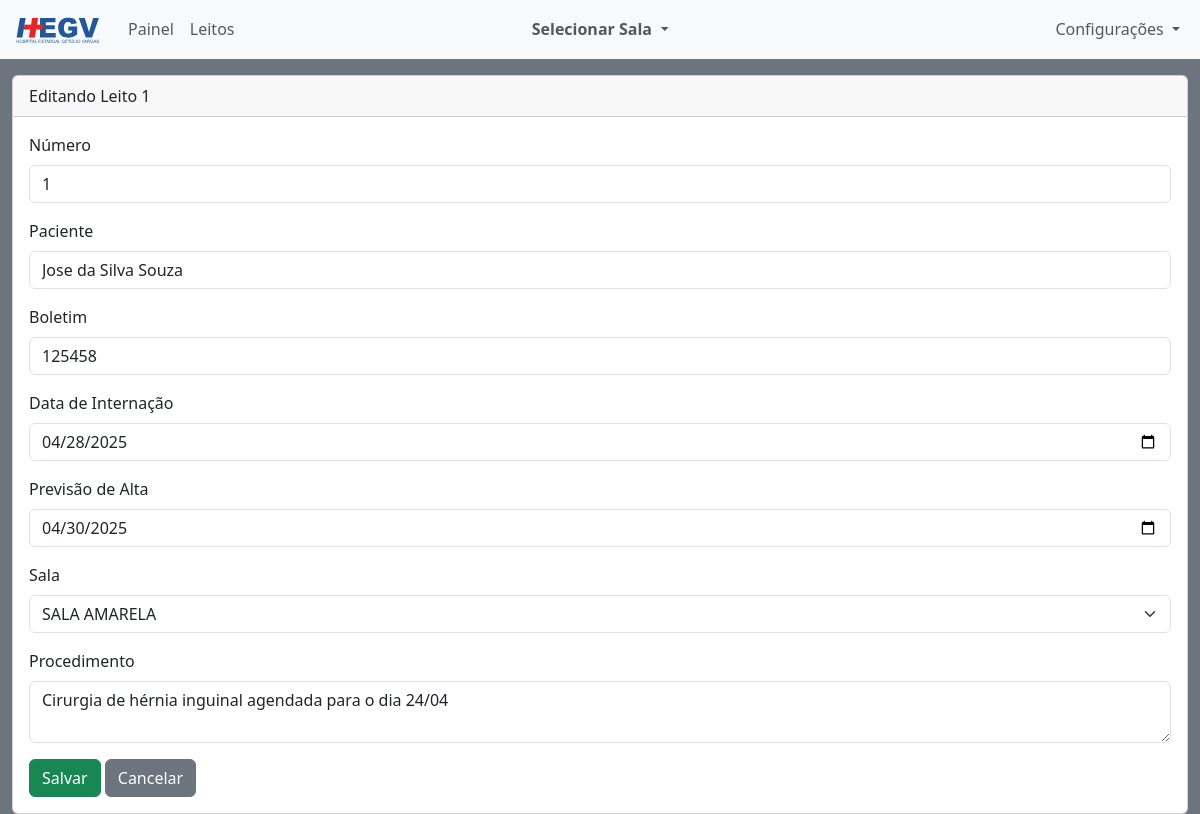
Page /leito/1/editar/ on the earlier database version.
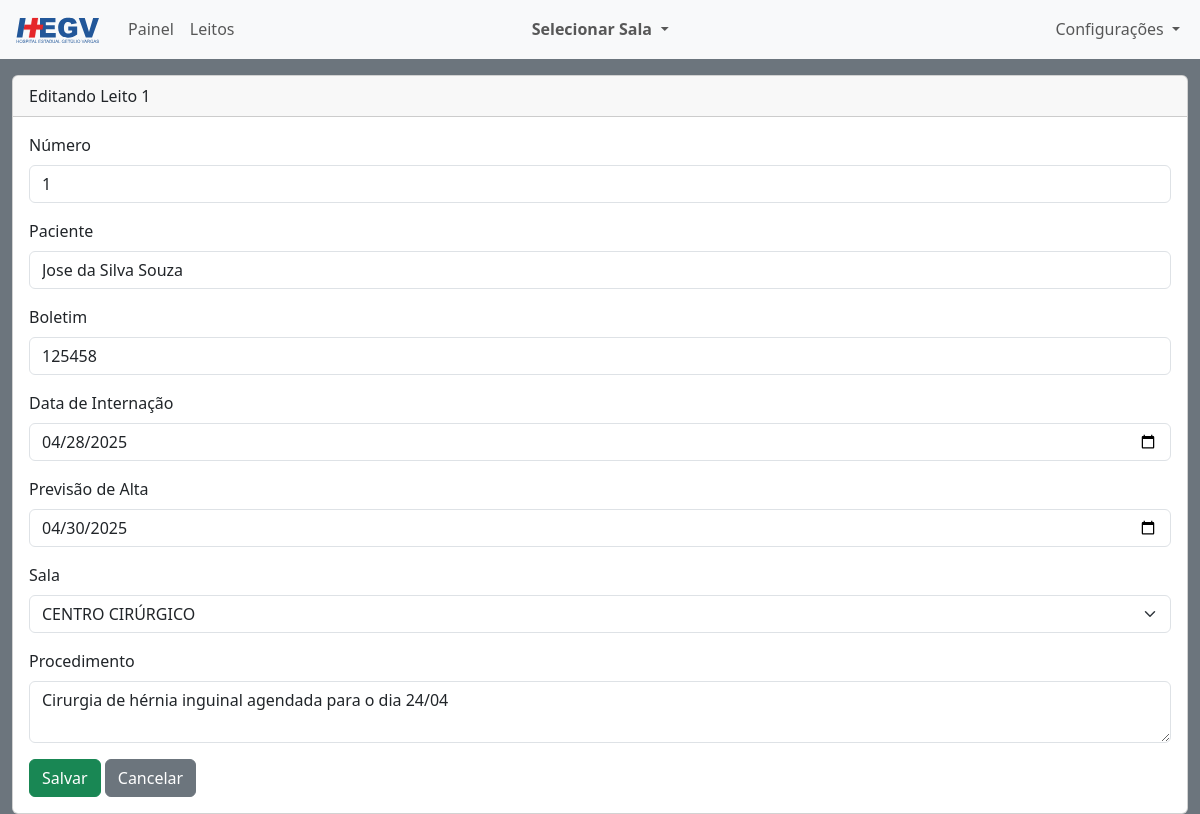
Same page on the later database version.
### app_painel_hegv/models.py (models this page shows)
class Leito(models.Model):
    SALAS = [
        ('AMA', 'SALA AMARELA'),
        ('CM', 'CLINICA MÉDICA'),
        ('CC', 'CENTRO CIRÚRGICO'),
    ]
    numero = models.IntegerField(max_length=3)
    paciente = models.CharField(max_length=255, null=True)
    boletim = models.IntegerField(max_length=9, null=True)
    internacao = models.DateTimeField(null=True)
    alta = models.DateTimeField(null=True)
    sala = models.CharField(max_length=3, choices=SALAS)
    procedimento = models.TextField(blank=True, null=True)

### app_painel_hegv/views.py (the view)
# urls.py: path('leito/<int:id>/editar/', views.editar_leito_page, name='editar_leito_page'),
def editar_leito_page(request, id):
    leito = get_object_or_404(Leito, id=id)
    return render(request, 'leito-edit.html', {'leito': leito})

### app_painel_hegv/templates/leito-edit.html (shortened to what this page needs)
{% extends 'base-leitos.html' %}
{% block content %}
{% load static %}
<div class="container-fluid">
    <div class="card mt-3">
      <div class="card-header">
        Editando Leito {{ leito.numero }}
      </div>
      <div class="card-body">
  <form method="post" action="/api/update_leito/{{ leito.id }}/">
    <div class="mb-3">
      <label for="numero" class="form-label">Número</label>
      <input type="text" name="numero" class="form-control" value="{{ leito.numero }}">
    </div>
    <div class="mb-3">
      <label for="paciente" class="form-label">Paciente</label>
      <input type="text" name="paciente" class="form-control" value="{{ leito.paciente }}">
    </div>
    <div class="mb-3">
      <label for="boletim" class="form-label">Boletim</label>
      <input type="text" name="boletim" class="form-control" value="{{ leito.boletim }}">
    </div>
    <div class="mb-3">
      <label for="internacao" class="form-label">Data de Internação</label>
      <input type="date" name="internacao" class="form-control" value="{{ leito.internacao|date:'Y-m-d' }}">
    </div>
    <div class="mb-3">
      <label for="alta" class="form-label">Previsão de Alta</label>
      <input type="date" name="alta" class="form-control" value="{{ leito.alta|date:'Y-m-d' }}">
    </div>
    <div class="mb-3">
      <label for="sala" class="form-label">Sala</label>
      <select name="sala" class="form-select">
        {% for sigla, nome in leito.SALAS %}
          <option value="{{ sigla }}" {% if leito.sala == sigla %}selected{% endif %}>{{ nome }}</option>
        {% endfor %}
      </select>
    </div>
    <div class="mb-3">
      <label for="procedimento" class="form-label">Procedimento</label>
      <textarea name="procedimento" class="form-control">{{ leito.procedimento }}</textarea>
    </div>
    <button type="submit" class="btn btn-success">Salvar</button>
    <a href="/painel/" class="btn btn-secondary">Cancelar</a>
  </form>
      </div>
    </div>
  </div>
{% endblock %}

### app_painel_hegv/templates/base-leitos.html (shortened to what this page needs)
{% load static %}
<!doctype html>
<html lang="en">
  <head>
    <link href="https://cdn.jsdelivr.net/npm/bootstrap@5.3.5/dist/css/bootstrap.min.css" rel="stylesheet">
  </head>
  <body class="bg-secondary">
    <nav class="navbar navbar-expand-lg text-bg-light" data-bs-theme="light">
      <div class="container-fluid">
        <a class="navbar-brand" href="#">
        </a>
        <div class="collapse navbar-collapse" id="navbarSupportedContent">
          <ul class="navbar-nav me-auto mb-2 mb-lg-0">
            <li class="nav-item">
              {% if sala_nome %}
              <a class="nav-link" aria-current="page" href="/painel/{{ sala_nome }}/">Painel</a>
              {% else %}
              <a class="nav-link" aria-current="page" href="{% url 'painel' %}">Painel</a>
              {% endif %}
            </li>
            <li class="nav-item">
              {% if sala_nome %}
              <a class="nav-link" aria-current="page" href="/leitos/{{ sala_nome }}/">Leitos</a>
              {% else %}
              <a class="nav-link" aria-current="page" href="{% url 'leitos' %}">Leitos</a>
              {% endif %}
            </li>
          </ul>
          <div class="position-absolute start-50 translate-middle-x z-3">
            <ul class="navbar-nav">
              <li class="nav-item dropdown">
                <a class="nav-link dropdown-toggle" href="#" role="button" data-bs-toggle="dropdown" aria-expanded="false">
                  {% if sala_nome %}
                    <strong>{{ sala_nome }}</strong>
                  {% else %}
                    <strong>Selecionar Sala</strong>
                  {% endif %}
                </a>
              </li>
            </ul>
          </div>
          <div class="d-flex">
            <ul class="navbar-nav me-auto mb-2 mb-lg-0">
              <li class="nav-item dropdown">
                <a class="nav-link dropdown-toggle" href="#" role="button" data-bs-toggle="dropdown" aria-expanded="false">
                  Configurações
                </a>
              </li>
            </ul>
          </div>
        </div>
      </div>
    </nav>
    {% block content %}
    {% endblock %}
  </body>
</html>

Differences in the rows shown:
changed Leito "Jose da Silva Souza": sala "SALA AMARELA" → "CENTRO CIRÚRGICO"
